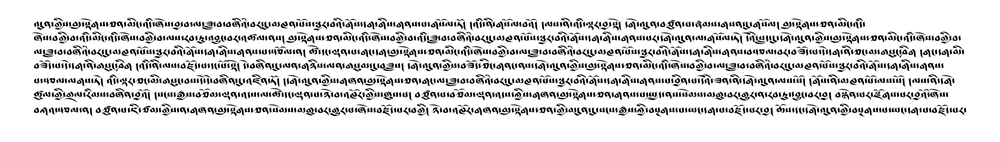
#> input picture data/SynthPageImages/Durtsa_GologDernangSadris-Drutsa_synthetic_page_145.png, 1000 x 142 px, shrunk from 2381 x 339 before the run
$ python -i distort_augmentation.py   (imports and definitions only)
#> lines starting #> are read from the running program, lines starting #| are printed output that depends on the picture; after the words box and inside, x2 and y2 are one past the last pixel; in counts of white or black regions, pixels touching at a corner belong together
#> further down, picture is the input picture: shape (142, 1000, 3); min 0, max 255, mean 219.3
from enum import Enum

import cv2
import numpy as np
from PIL import Image


class DistortionMode(Enum):
    """A simple selection for the mode used for font contour distortion"""

    additive = 0
    subtractive = 1


class DistortAugmentation:
    def __init__(
        self,
        original_img_obj,
        mode: DistortionMode = DistortionMode.additive,
        edge_tresh1: int = 100,
        edge_tresh2: int = 200,
        kernel_width: int = 2,
        kernel_height: int = 1,
        kernel_iterations=2,
    ):
        """Initializes the DistortAugmentation class with the given parameters.

        Args:
            original_img_obj (PIL.Image.Image): The input image to be distorted.
            mode (DistortionMode, optional): The distortion mode, either additive or subtractive. Defaults to DistortionMode.additive.
            edge_tresh1 (int, optional): The first threshold for the hysteresis procedure in the Canny edge detection. Defaults to 100.
            edge_tresh2 (int, optional): The second threshold for the hysteresis procedure in the Canny edge detection. Defaults to 200.
            kernel_width (int, optional): The width of the kernel used for morphological transformations. Defaults to 2.
            kernel_height (int, optional): The height of the kernel used for morphological transformations. Defaults to 1.
            kernel_iterations (int, optional): The number of iterations for the morphological transformations. Defaults to 2.
        """  # noqa
        self.original_img_obj = original_img_obj
        self.mode = mode
        self.edge_tresh1 = edge_tresh1
        self.edge_tresh2 = edge_tresh2
        self.kernel_width = kernel_width
        self.kernel_height = kernel_height
        self.kernel_iterations = kernel_iterations

    def apply_distort(self):
        """Applies a distortion effect to the given image using edge detection and morphological transformations.

        Returns:
            PIL.Image.Image: The distorted image as a PIL Image.
        """
        if type(self.original_img_obj) is not np.array:
            page_img_np = np.array(self.original_img_obj)
        edges = cv2.Canny(page_img_np, self.edge_tresh1, self.edge_tresh2)
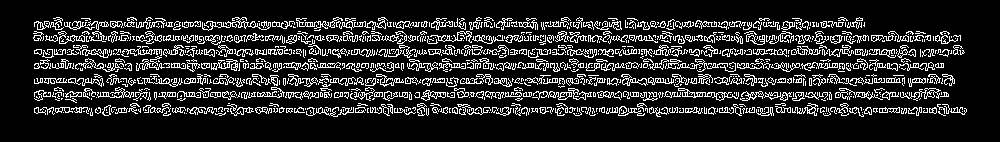
#> edges: shape (142, 1000); 15.6% white in thin lines or dots, all inside (x1, y1, x2, y2) = (33, 17, 967, 117)
        if edges is None:
            return page_img_np
        edges = cv2.cvtColor(edges, cv2.COLOR_GRAY2RGB)
        kernel = np.ones((self.kernel_width, self.kernel_height), np.uint8)
        edges = cv2.erode(edges, kernel, iterations=self.kernel_iterations)
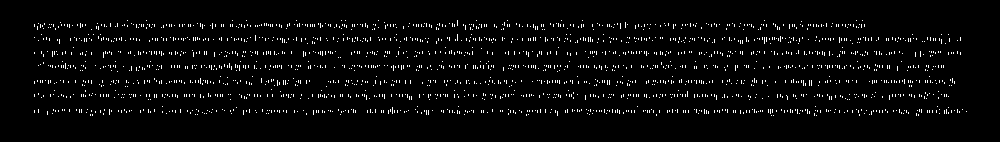
#> edges: shape (142, 1000, 3); 3.4% white in thin lines or dots, all inside (x1, y1, x2, y2) = (34, 20, 967, 116)
        edges = cv2.dilate(edges, kernel, iterations=self.kernel_iterations)
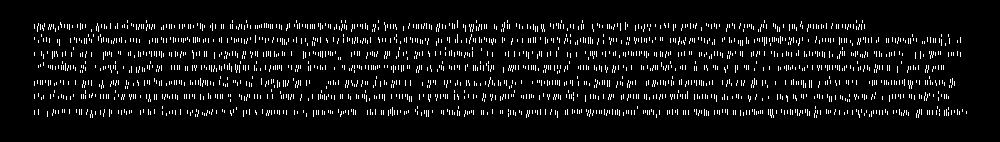
#> edges: shape (142, 1000, 3); 6.5% white in thin lines or dots, all inside (x1, y1, x2, y2) = (34, 20, 967, 118)
        indices = np.where(edges[:, :] == 255)
        cv_image_added = page_img_np.copy()
        if self.mode == DistortionMode.additive:
            cv_image_added[indices[0], indices[1], :] = [0]
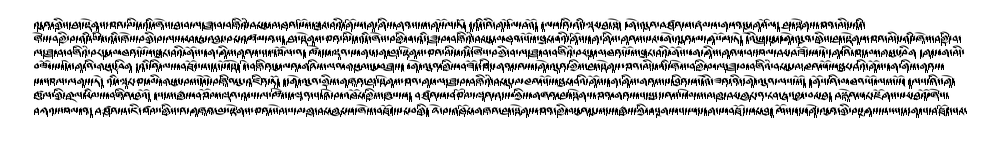
#> cv_image_added: shape (142, 1000, 3); 6.27% of pixels changed, all inside (x1, y1, x2, y2) = (34, 20, 967, 118)
        else:
            cv_image_added[indices[0], indices[1], :] = [255]
        return Image.fromarray(cv_image_added)

>>> import cv2
>>> picture = cv2.imread('../../data/SynthPageImages/Durtsa_GologDernangSadris-Drutsa_synthetic_page_145.png')
>>> result = DistortAugmentation(picture).apply_distort()

$ run again, on data/SynthPageImages/Durtsa_GologDernangSadris-Drutsa_synthetic_page_183.png
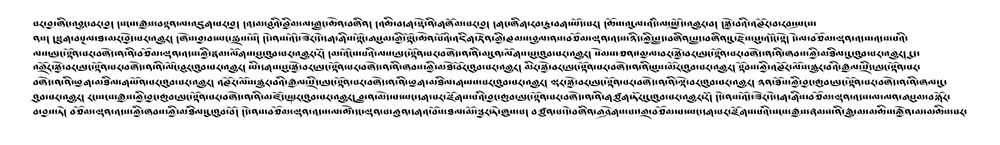
#> input picture data/SynthPageImages/Durtsa_GologDernangSadris-Drutsa_synthetic_page_183.png, 1000 x 145 px, shrunk from 2436 x 354 before the run
#> picture is the input picture: shape (145, 1000, 3); min 0, max 255, mean 221.6
#> in apply_distort, `edges = cv2.Canny(page_img_np, self.edge_tresh1, self.edge_tresh2)`:
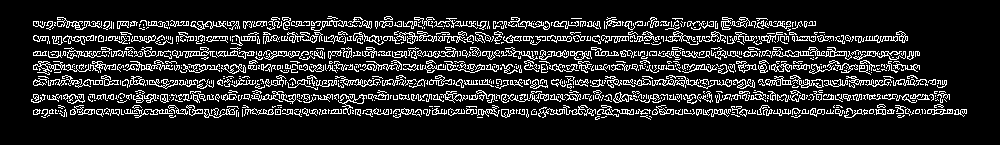
#> edges: shape (145, 1000); 14.8% white in thin lines or dots, all inside (x1, y1, x2, y2) = (31, 16, 967, 120)
#> in apply_distort, `cv_image_added[indices[0], indices[1], :] = [0]`:
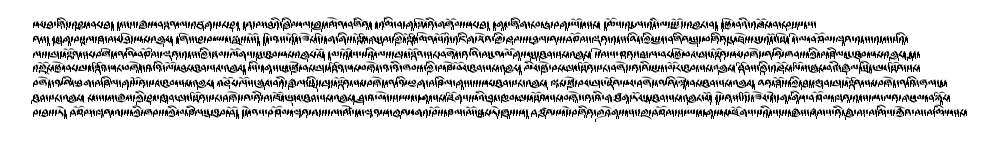
#> cv_image_added: shape (145, 1000, 3); 5.74% of pixels changed, all inside (x1, y1, x2, y2) = (31, 19, 967, 122)

$ run again, on data/SynthPageImages/Durtsa_GologDernangSadris-Drutsa_synthetic_page_273.png
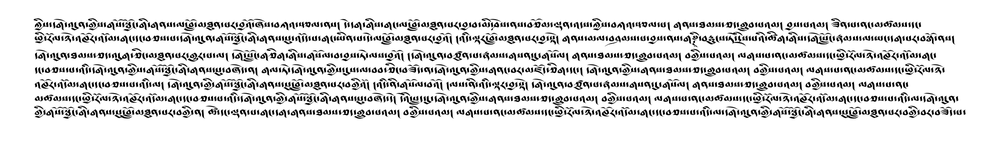
#> input picture data/SynthPageImages/Durtsa_GologDernangSadris-Drutsa_synthetic_page_273.png, 1000 x 144 px, shrunk from 2335 x 337 before the run
#> picture is the input picture: shape (144, 1000, 3); min 0, max 255, mean 219.7
#> in apply_distort, `edges = cv2.Canny(page_img_np, self.edge_tresh1, self.edge_tresh2)`:
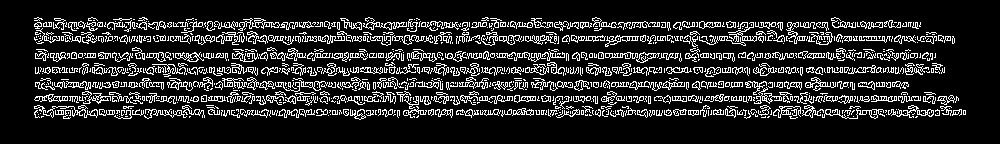
#> edges: shape (144, 1000); 15.4% white in thin lines or dots, all inside (x1, y1, x2, y2) = (34, 17, 966, 120)
#> in apply_distort, `cv_image_added[indices[0], indices[1], :] = [0]`:
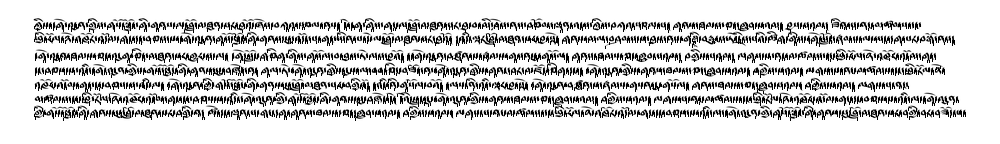
#> cv_image_added: shape (144, 1000, 3); 6.73% of pixels changed, all inside (x1, y1, x2, y2) = (34, 20, 966, 121)

$ run again, on data/SynthPageImages/Durtsa_GologDernangSadris-Drutsa_synthetic_page_275.png
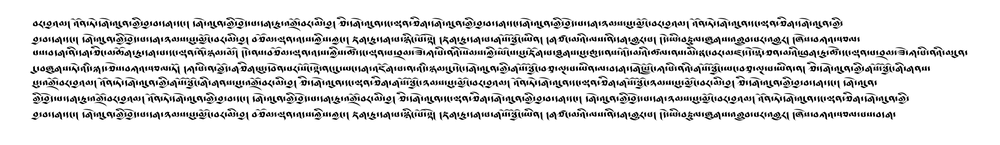
#> input picture data/SynthPageImages/Durtsa_GologDernangSadris-Drutsa_synthetic_page_275.png, 1000 x 145 px, shrunk from 2461 x 357 before the run
#> picture is the input picture: shape (145, 1000, 3); min 0, max 255, mean 222.2
#> in apply_distort, `edges = cv2.Canny(page_img_np, self.edge_tresh1, self.edge_tresh2)`:
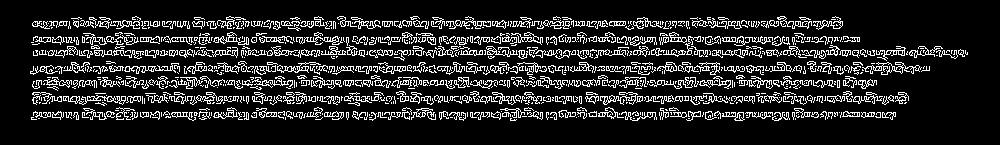
#> edges: shape (145, 1000); 14.7% white in thin lines or dots, all inside (x1, y1, x2, y2) = (30, 16, 968, 121)
#> in apply_distort, `cv_image_added[indices[0], indices[1], :] = [0]`:
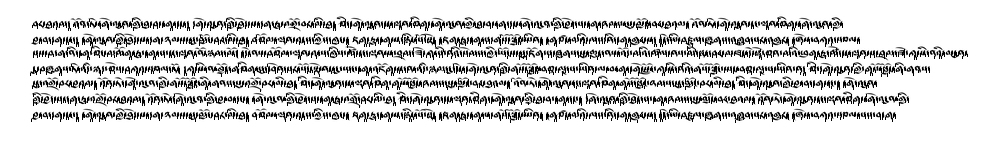
#> cv_image_added: shape (145, 1000, 3); 5.83% of pixels changed, all inside (x1, y1, x2, y2) = (30, 19, 968, 123)
